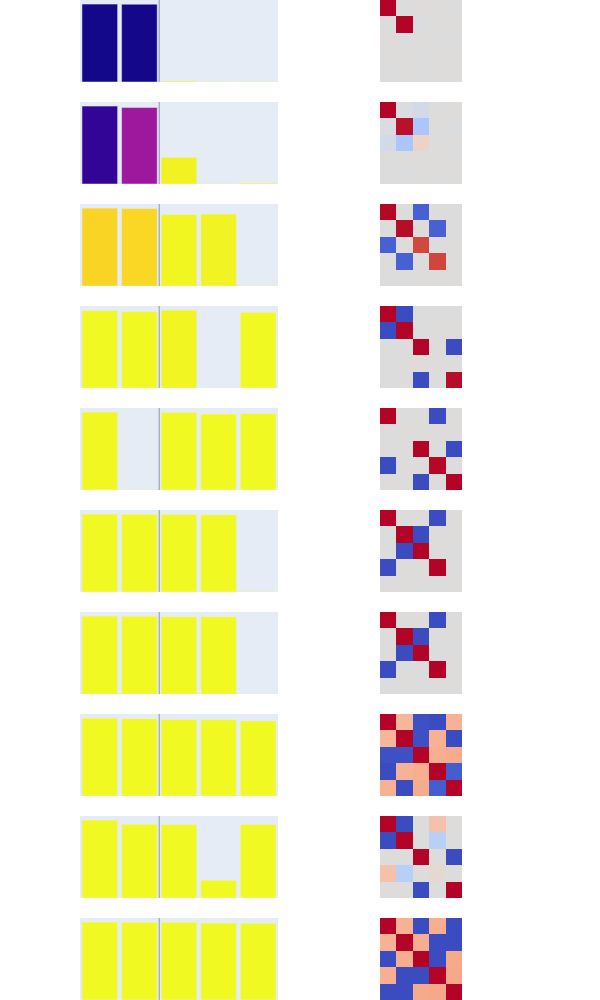

Notebook code for this chart:
### Code cell
import numpy as np
render_features(model, which=np.s_[:], to_sort=False)

### Figure 1 — Plotly figure (JSON) as saved in the notebook; plotly's stock layout.template omitted (floating-point values rounded to 4 significant figures)
{"data": [{"marker": {"cmax": 1, "cmin": 0, "color": [0.01081, 0.01319, 0.9992, 0.9979, 0.9982]}, "type": "bar", "width": 0.9, "x": [0, 1, 2, 3, 4], "xaxis": "x", "y": [1.0, 0.9993, 0.01428, 0.006874, 0.006281], "yaxis": "y"}, {"colormodel": "rgba256", "customdata": [[1.001, -0.0001443, 0.01023, 0.0005209, -0.003476], [-0.0001443, 0.9985, -0.009968, 0.006849, 0.005229], [0.01023, -0.009968, 0.000204, -6.304e-05, -8.772e-05], [0.0005209, 0.006849, -6.304e-05, 4.726e-05, 3.405e-05], [-0.003476, 0.005229, -8.772e-05, 3.405e-05, 3.945e-05]], "hovertemplate": "\t\tIn: %{x}<br>\n\t\tOut: %{y}<br>\n\t\tWeight: %{customdata:0.2f}\n\t\t", "type": "image", "xaxis": "x2", "yaxis": "y2", "z": [[[179, 3, 38, 255], [220, 220, 221, 255], [222, 219, 218, 255], [221, 220, 219, 255], [220, 220, 221, 255]], [[220, 220, 221, 255], [179, 3, 38, 255], [219, 220, 222, 255], [221, 220, 219, 255], [221, 220, 219, 255]], [[222, 219, 218, 255], [219, 220, 222, 255], [221, 220, 219, 255], [220, 220, 221, 255], [220, 220, 221, 255]], [[221, 220, 219, 255], [221, 220, 219, 255], [220, 220, 221, 255], [221, 220, 219, 255], [221, 220, 219, 255]], [[220, 220, 221, 255], [221, 220, 219, 255], [220, 220, 221, 255], [221, 220, 219, 255], [221, 220, 219, 255]]]}, {"marker": {"cmax": 1, "cmin": 0, "color": [0.07407, 0.3364, 0.9833, 1.036, 1.039]}, "type": "bar", "width": 0.9, "x": [0, 1, 2, 3, 4], "xaxis": "x3", "y": [1.004, 0.9873, 0.3443, 0.005257, 0.01274], "yaxis": "y3"}, {"colormodel": "rgba256", "customdata": [[1.008, -0.0229, -0.07065, -0.001846, 0.003416], [-0.0229, 0.9748, -0.3311, 0.004903, -0.0122], [-0.07065, -0.3311, 0.1185, -0.00153, 0.003899], [-0.001846, 0.004903, -0.00153, 2.764e-05, -6.672e-05], [0.003416, -0.0122, 0.003899, -6.672e-05, 0.0001623]], "hovertemplate": "\t\tIn: %{x}<br>\n\t\tOut: %{y}<br>\n\t\tWeight: %{customdata:0.2f}\n\t\t", "type": "image", "xaxis": "x4", "yaxis": "y4", "z": [[[179, 3, 38, 255], [218, 220, 223, 255], [210, 218, 231, 255], [220, 220, 221, 255], [221, 220, 219, 255]], [[218, 220, 223, 255], [184, 17, 41, 255], [170, 198, 253, 255], [221, 220, 219, 255], [219, 220, 222, 255]], [[210, 218, 231, 255], [170, 198, 253, 255], [235, 211, 198, 255], [220, 220, 221, 255], [221, 220, 219, 255]], [[220, 220, 221, 255], [221, 220, 219, 255], [220, 220, 221, 255], [221, 220, 219, 255], [220, 220, 221, 255]], [[221, 220, 219, 255], [219, 220, 222, 255], [221, 220, 219, 255], [220, 220, 221, 255], [221, 220, 219, 255]]]}, {"marker": {"cmax": 1, "cmin": 0, "color": [0.9119, 0.9164, 0.9924, 0.9888, 1.345]}, "type": "bar", "width": 0.9, "x": [0, 1, 2, 3, 4], "xaxis": "x5", "y": [0.9924, 0.9888, 0.9119, 0.9164, 0.007942], "yaxis": "y5"}, {"colormodel": "rgba256", "customdata": [[0.9849, 0.001418, -0.905, -0.004302, -0.006608], [0.001418, 0.9777, 0.006998, -0.9061, -0.00429], [-0.905, 0.006998, 0.8316, -0.003741, 0.006035], [-0.004302, -0.9061, -0.003741, 0.8398, 0.003996], [-0.006608, -0.00429, 0.006035, 0.003996, 6.307e-05]], "hovertemplate": "\t\tIn: %{x}<br>\n\t\tOut: %{y}<br>\n\t\tWeight: %{customdata:0.2f}\n\t\t", "type": "image", "xaxis": "x6", "yaxis": "y6", "z": [[[181, 8, 39, 255], [221, 220, 219, 255], [72, 96, 209, 255], [220, 220, 221, 255], [220, 220, 221, 255]], [[221, 220, 219, 255], [182, 13, 40, 255], [221, 220, 219, 255], [72, 96, 209, 255], [220, 220, 221, 255]], [[72, 96, 209, 255], [221, 220, 219, 255], [209, 73, 62, 255], [220, 220, 221, 255], [221, 220, 219, 255]], [[220, 220, 221, 255], [72, 96, 209, 255], [220, 220, 221, 255], [207, 70, 61, 255], [221, 220, 219, 255]], [[220, 220, 221, 255], [220, 220, 221, 255], [221, 220, 219, 255], [221, 220, 219, 255], [221, 220, 219, 255]]]}, {"marker": {"cmax": 1, "cmin": 0, "color": [1.001, 1.013, 0.9895, 1.414, 1.018]}, "type": "bar", "width": 0.9, "x": [0, 1, 2, 3, 4], "xaxis": "x7", "y": [1.013, 1.001, 1.018, 0.002469, 0.9895], "yaxis": "y7"}, {"colormodel": "rgba256", "customdata": [[1.027, -1.014, -0.0004843, -0.0002275, -0.0006818], [-1.014, 1.002, -0.002878, 0.0002165, 0.003934], [-0.0004843, -0.002878, 1.037, 0.002504, -1.008], [-0.0002275, 0.0002165, 0.002504, 6.096e-06, -0.002433], [-0.0006818, 0.003934, -1.008, -0.002433, 0.9791]], "hovertemplate": "\t\tIn: %{x}<br>\n\t\tOut: %{y}<br>\n\t\tWeight: %{customdata:0.2f}\n\t\t", "type": "image", "xaxis": "x8", "yaxis": "y8", "z": [[[179, 3, 38, 255], [58, 76, 192, 255], [220, 220, 221, 255], [220, 220, 221, 255], [220, 220, 221, 255]], [[58, 76, 192, 255], [179, 3, 38, 255], [220, 220, 221, 255], [221, 220, 219, 255], [221, 220, 219, 255]], [[220, 220, 221, 255], [220, 220, 221, 255], [179, 3, 38, 255], [221, 220, 219, 255], [58, 76, 192, 255]], [[220, 220, 221, 255], [221, 220, 219, 255], [221, 220, 219, 255], [221, 220, 219, 255], [220, 220, 221, 255]], [[220, 220, 221, 255], [221, 220, 219, 255], [58, 76, 192, 255], [220, 220, 221, 255], [182, 13, 40, 255]]]}, {"marker": {"cmax": 1, "cmin": 0, "color": [0.9952, 1.423, 1.002, 1.02, 1.017]}, "type": "bar", "width": 0.9, "x": [0, 1, 2, 3, 4], "xaxis": "x9", "y": [1.02, 0.004604, 1.017, 0.9952, 1.002], "yaxis": "y9"}, {"colormodel": "rgba256", "customdata": [[1.041, -0.003426, -0.001083, -1.016, 0.0009807], [-0.003426, 2.119e-05, 0.003206, 0.003336, -0.003158], [-0.001083, 0.003206, 1.034, -0.0009157, -1.019], [-1.016, 0.003336, -0.0009157, 0.9905, 0.0009859], [0.0009807, -0.003158, -1.019, 0.0009859, 1.004]], "hovertemplate": "\t\tIn: %{x}<br>\n\t\tOut: %{y}<br>\n\t\tWeight: %{customdata:0.2f}\n\t\t", "type": "image", "xaxis": "x10", "yaxis": "y10", "z": [[[179, 3, 38, 255], [220, 220, 221, 255], [220, 220, 221, 255], [58, 76, 192, 255], [221, 220, 219, 255]], [[220, 220, 221, 255], [221, 220, 219, 255], [221, 220, 219, 255], [221, 220, 219, 255], [220, 220, 221, 255]], [[220, 220, 221, 255], [221, 220, 219, 255], [179, 3, 38, 255], [220, 220, 221, 255], [58, 76, 192, 255]], [[58, 76, 192, 255], [221, 220, 219, 255], [220, 220, 221, 255], [181, 8, 39, 255], [221, 220, 219, 255]], [[221, 220, 219, 255], [220, 220, 221, 255], [58, 76, 192, 255], [221, 220, 219, 255], [179, 3, 38, 255]]]}, {"marker": {"cmax": 1, "cmin": 0, "color": [1.005, 1.009, 1.011, 1.013, 1.425]}, "type": "bar", "width": 0.9, "x": [0, 1, 2, 3, 4], "xaxis": "x11", "y": [1.013, 1.011, 1.009, 1.005, 0.005219], "yaxis": "y11"}, {"colormodel": "rgba256", "customdata": [[1.026, -0.0007409, -0.001322, -1.018, 0.00306], [-0.0007409, 1.023, -1.02, 0.001251, 0.004301], [-0.001322, -1.02, 1.018, 0.0007963, -0.004297], [-1.018, 0.001251, 0.0007963, 1.01, -0.003034], [0.00306, 0.004301, -0.004297, -0.003034, 2.723e-05]], "hovertemplate": "\t\tIn: %{x}<br>\n\t\tOut: %{y}<br>\n\t\tWeight: %{customdata:0.2f}\n\t\t", "type": "image", "xaxis": "x12", "yaxis": "y12", "z": [[[179, 3, 38, 255], [220, 220, 221, 255], [220, 220, 221, 255], [58, 76, 192, 255], [221, 220, 219, 255]], [[220, 220, 221, 255], [179, 3, 38, 255], [58, 76, 192, 255], [221, 220, 219, 255], [221, 220, 219, 255]], [[220, 220, 221, 255], [58, 76, 192, 255], [179, 3, 38, 255], [221, 220, 219, 255], [220, 220, 221, 255]], [[58, 76, 192, 255], [221, 220, 219, 255], [221, 220, 219, 255], [179, 3, 38, 255], [220, 220, 221, 255]], [[221, 220, 219, 255], [221, 220, 219, 255], [220, 220, 221, 255], [220, 220, 221, 255], [221, 220, 219, 255]]]}, {"marker": {"cmax": 1, "cmin": 0, "color": [1.003, 1.004, 1.01, 1.011, 1.421]}, "type": "bar", "width": 0.9, "x": [0, 1, 2, 3, 4], "xaxis": "x13", "y": [1.011, 1.01, 1.004, 1.003, 0.004817], "yaxis": "y13"}, {"colormodel": "rgba256", "customdata": [[1.023, 0.0005088, 0.001091, -1.014, -0.004613], [0.0005088, 1.021, -1.015, -0.0007362, 0.001564], [0.001091, -1.015, 1.008, -0.0008509, -0.001562], [-1.014, -0.0007362, -0.0008509, 1.005, 0.004572], [-0.004613, 0.001564, -0.001562, 0.004572, 2.32e-05]], "hovertemplate": "\t\tIn: %{x}<br>\n\t\tOut: %{y}<br>\n\t\tWeight: %{customdata:0.2f}\n\t\t", "type": "image", "xaxis": "x14", "yaxis": "y14", "z": [[[179, 3, 38, 255], [221, 220, 219, 255], [221, 220, 219, 255], [58, 76, 192, 255], [220, 220, 221, 255]], [[221, 220, 219, 255], [179, 3, 38, 255], [58, 76, 192, 255], [220, 220, 221, 255], [221, 220, 219, 255]], [[221, 220, 219, 255], [58, 76, 192, 255], [179, 3, 38, 255], [220, 220, 221, 255], [220, 220, 221, 255]], [[58, 76, 192, 255], [220, 220, 221, 255], [220, 220, 221, 255], [179, 3, 38, 255], [221, 220, 219, 255]], [[220, 220, 221, 255], [221, 220, 219, 255], [220, 220, 221, 255], [221, 220, 219, 255], [221, 220, 219, 255]]]}, {"marker": {"cmax": 1, "cmin": 0, "color": [1.336, 1.335, 1.355, 1.344, 1.353]}, "type": "bar", "width": 0.9, "x": [0, 1, 2, 3, 4], "xaxis": "x15", "y": [1.116, 1.109, 1.096, 1.092, 1.075], "yaxis": "y15"}, {"colormodel": "rgba256", "customdata": [[1.246, 0.3409, -0.9723, -1.015, 0.3626], [0.3409, 1.229, -0.9759, 0.3674, -0.9933], [-0.9723, -0.9759, 1.202, 0.3888, 0.3999], [-1.015, 0.3674, 0.3888, 1.193, -0.9158], [0.3626, -0.9933, 0.3999, -0.9158, 1.156]], "hovertemplate": "\t\tIn: %{x}<br>\n\t\tOut: %{y}<br>\n\t\tWeight: %{customdata:0.2f}\n\t\t", "type": "image", "xaxis": "x16", "yaxis": "y16", "z": [[[179, 3, 38, 255], [246, 182, 154, 255], [62, 81, 196, 255], [58, 76, 192, 255], [247, 178, 149, 255]], [[246, 182, 154, 255], [179, 3, 38, 255], [62, 81, 196, 255], [247, 177, 148, 255], [58, 76, 192, 255]], [[62, 81, 196, 255], [62, 81, 196, 255], [179, 3, 38, 255], [247, 174, 145, 255], [246, 171, 141, 255]], [[58, 76, 192, 255], [247, 177, 148, 255], [247, 174, 145, 255], [179, 3, 38, 255], [70, 93, 207, 255]], [[247, 178, 149, 255], [58, 76, 192, 255], [246, 171, 141, 255], [70, 93, 207, 255], [179, 3, 38, 255]]]}, {"marker": {"cmax": 1, "cmin": 0, "color": [1.036, 1.091, 1.004, 1.465, 1.003]}, "type": "bar", "width": 0.9, "x": [0, 1, 2, 3, 4], "xaxis": "x17", "y": [1.063, 1.007, 1.003, 0.2431, 1.004], "yaxis": "y17"}, {"colormodel": "rgba256", "customdata": [[1.131, -1.071, 0.0001182, 0.2584, 0.003641], [-1.071, 1.015, -0.002136, -0.2448, -0.001422], [0.0001182, -0.002136, 1.006, 0.005783, -1.007], [0.2584, -0.2448, 0.005783, 0.05908, -0.004931], [0.003641, -0.001422, -1.007, -0.004931, 1.008]], "hovertemplate": "\t\tIn: %{x}<br>\n\t\tOut: %{y}<br>\n\t\tWeight: %{customdata:0.2f}\n\t\t", "type": "image", "xaxis": "x18", "yaxis": "y18", "z": [[[179, 3, 38, 255], [58, 76, 192, 255], [221, 220, 219, 255], [244, 194, 170, 255], [221, 220, 219, 255]], [[58, 76, 192, 255], [179, 3, 38, 255], [220, 220, 221, 255], [184, 207, 248, 255], [220, 220, 221, 255]], [[221, 220, 219, 255], [220, 220, 221, 255], [179, 3, 38, 255], [221, 220, 219, 255], [58, 76, 192, 255]], [[244, 194, 170, 255], [184, 207, 248, 255], [221, 220, 219, 255], [228, 216, 209, 255], [220, 220, 221, 255]], [[221, 220, 219, 255], [220, 220, 221, 255], [58, 76, 192, 255], [220, 220, 221, 255], [179, 3, 38, 255]]]}, {"marker": {"cmax": 1, "cmin": 0, "color": [1.381, 1.383, 1.386, 1.393, 1.393]}, "type": "bar", "width": 0.9, "x": [0, 1, 2, 3, 4], "xaxis": "x19", "y": [1.14, 1.136, 1.138, 1.127, 1.122], "yaxis": "y19"}, {"colormodel": "rgba256", "customdata": [[1.3, 0.3731, -1.068, 0.3829, -1.027], [0.3731, 1.292, 0.3973, -1.061, -1.023], [-1.068, 0.3973, 1.294, -1.01, 0.4105], [0.3829, -1.061, -1.01, 1.27, 0.4174], [-1.027, -1.023, 0.4105, 0.4174, 1.259]], "hovertemplate": "\t\tIn: %{x}<br>\n\t\tOut: %{y}<br>\n\t\tWeight: %{customdata:0.2f}\n\t\t", "type": "image", "xaxis": "x20", "yaxis": "y20", "z": [[[179, 3, 38, 255], [247, 177, 148, 255], [58, 76, 192, 255], [247, 174, 145, 255], [58, 76, 192, 255]], [[247, 177, 148, 255], [179, 3, 38, 255], [247, 173, 143, 255], [58, 76, 192, 255], [58, 76, 192, 255]], [[58, 76, 192, 255], [247, 173, 143, 255], [179, 3, 38, 255], [58, 76, 192, 255], [246, 170, 140, 255]], [[247, 174, 145, 255], [58, 76, 192, 255], [58, 76, 192, 255], [179, 3, 38, 255], [246, 169, 138, 255]], [[58, 76, 192, 255], [58, 76, 192, 255], [246, 170, 140, 255], [246, 169, 138, 255], [179, 3, 38, 255]]]}], "layout": {"height": 1000, "margin": {"b": 0, "t": 0}, "shapes": [{"line": {"width": 0.5}, "type": "line", "x0": 1.5, "x1": 1.5, "xref": "x", "y0": 0, "y1": 1, "yref": "y domain"}, {"line": {"width": 0.5}, "type": "line", "x0": 1.5, "x1": 1.5, "xref": "x3", "y0": 0, "y1": 1, "yref": "y3 domain"}, {"line": {"width": 0.5}, "type": "line", "x0": 1.5, "x1": 1.5, "xref": "x5", "y0": 0, "y1": 1, "yref": "y5 domain"}, {"line": {"width": 0.5}, "type": "line", "x0": 1.5, "x1": 1.5, "xref": "x7", "y0": 0, "y1": 1, "yref": "y7 domain"}, {"line": {"width": 0.5}, "type": "line", "x0": 1.5, "x1": 1.5, "xref": "x9", "y0": 0, "y1": 1, "yref": "y9 domain"}, {"line": {"width": 0.5}, "type": "line", "x0": 1.5, "x1": 1.5, "xref": "x11", "y0": 0, "y1": 1, "yref": "y11 domain"}, {"line": {"width": 0.5}, "type": "line", "x0": 1.5, "x1": 1.5, "xref": "x13", "y0": 0, "y1": 1, "yref": "y13 domain"}, {"line": {"width": 0.5}, "type": "line", "x0": 1.5, "x1": 1.5, "xref": "x15", "y0": 0, "y1": 1, "yref": "y15 domain"}, {"line": {"width": 0.5}, "type": "line", "x0": 1.5, "x1": 1.5, "xref": "x17", "y0": 0, "y1": 1, "yref": "y17 domain"}, {"line": {"width": 0.5}, "type": "line", "x0": 1.5, "x1": 1.5, "xref": "x19", "y0": 0, "y1": 1, "yref": "y19 domain"}], "showlegend": false, "width": 600, "xaxis": {"anchor": "y", "domain": [0, 0.45], "matches": "x19", "showticklabels": false, "visible": false}, "xaxis10": {"anchor": "y10", "domain": [0.55, 1], "matches": "x20", "showticklabels": false, "visible": false}, "xaxis11": {"anchor": "y11", "domain": [0, 0.45], "matches": "x19", "showticklabels": false, "visible": false}, "xaxis12": {"anchor": "y12", "domain": [0.55, 1], "matches": "x20", "showticklabels": false, "visible": false}, "xaxis13": {"anchor": "y13", "domain": [0, 0.45], "matches": "x19", "showticklabels": false, "visible": false}, "xaxis14": {"anchor": "y14", "domain": [0.55, 1], "matches": "x20", "showticklabels": false, "visible": false}, "xaxis15": {"anchor": "y15", "domain": [0, 0.45], "matches": "x19", "showticklabels": false, "visible": false}, "xaxis16": {"anchor": "y16", "domain": [0.55, 1], "matches": "x20", "showticklabels": false, "visible": false}, "xaxis17": {"anchor": "y17", "domain": [0, 0.45], "matches": "x19", "showticklabels": false, "visible": false}, "xaxis18": {"anchor": "y18", "domain": [0.55, 1], "matches": "x20", "showticklabels": false, "visible": false}, "xaxis19": {"anchor": "y19", "domain": [0, 0.45], "visible": false}, "xaxis2": {"anchor": "y2", "domain": [0.55, 1], "matches": "x20", "showticklabels": false, "visible": false}, "xaxis20": {"anchor": "y20", "domain": [0.55, 1], "visible": false}, "xaxis3": {"anchor": "y3", "domain": [0, 0.45], "matches": "x19", "showticklabels": false, "visible": false}, "xaxis4": {"anchor": "y4", "domain": [0.55, 1], "matches": "x20", "showticklabels": false, "visible": false}, "xaxis5": {"anchor": "y5", "domain": [0, 0.45], "matches": "x19", "showticklabels": false, "visible": false}, "xaxis6": {"anchor": "y6", "domain": [0.55, 1], "matches": "x20", "showticklabels": false, "visible": false}, "xaxis7": {"anchor": "y7", "domain": [0, 0.45], "matches": "x19", "showticklabels": false, "visible": false}, "xaxis8": {"anchor": "y8", "domain": [0.55, 1], "matches": "x20", "showticklabels": false, "visible": false}, "xaxis9": {"anchor": "y9", "domain": [0, 0.45], "matches": "x19", "showticklabels": false, "visible": false}, "yaxis": {"anchor": "x", "domain": [0.918, 1.0], "visible": false}, "yaxis10": {"anchor": "x10", "domain": [0.51, 0.592], "visible": false}, "yaxis11": {"anchor": "x11", "domain": [0.408, 0.49], "visible": false}, "yaxis12": {"anchor": "x12", "domain": [0.408, 0.49], "visible": false}, "yaxis13": {"anchor": "x13", "domain": [0.306, 0.388], "visible": false}, "yaxis14": {"anchor": "x14", "domain": [0.306, 0.388], "visible": false}, "yaxis15": {"anchor": "x15", "domain": [0.204, 0.286], "visible": false}, "yaxis16": {"anchor": "x16", "domain": [0.204, 0.286], "visible": false}, "yaxis17": {"anchor": "x17", "domain": [0.102, 0.184], "visible": false}, "yaxis18": {"anchor": "x18", "domain": [0.102, 0.184], "visible": false}, "yaxis19": {"anchor": "x19", "domain": [0, 0.082], "visible": false}, "yaxis2": {"anchor": "x2", "domain": [0.918, 1.0], "visible": false}, "yaxis20": {"anchor": "x20", "domain": [0, 0.082], "visible": false}, "yaxis3": {"anchor": "x3", "domain": [0.816, 0.898], "visible": false}, "yaxis4": {"anchor": "x4", "domain": [0.816, 0.898], "visible": false}, "yaxis5": {"anchor": "x5", "domain": [0.714, 0.796], "visible": false}, "yaxis6": {"anchor": "x6", "domain": [0.714, 0.796], "visible": false}, "yaxis7": {"anchor": "x7", "domain": [0.612, 0.694], "visible": false}, "yaxis8": {"anchor": "x8", "domain": [0.612, 0.694], "visible": false}, "yaxis9": {"anchor": "x9", "domain": [0.51, 0.592], "visible": false}}}
